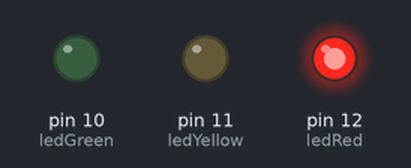
The sketch below on a simulated Arduino Uno, built with avr-gcc and run on an emulated ATmega328P. On the bench: output pins drawn as LEDs (lit = HIGH).

Above: at 5.0 s.
At 15.0 s:
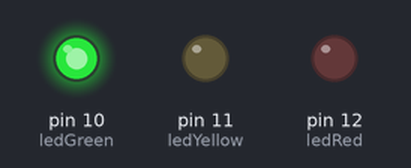
At 21.0 s:
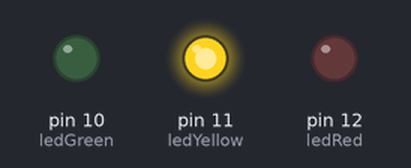
Timing chart, 0 to 28.6 s (numbered marks = the images above):
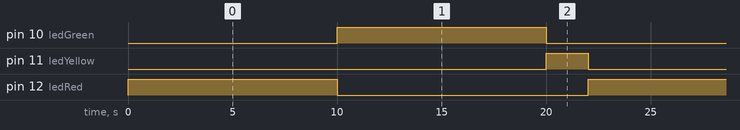

The sketch:

Cod_Semafaro.ino
```cpp
int ledRed = 12;
int ledYellow = 11;
int ledGreen = 10;


void setup()
{
  pinMode(ledRed, OUTPUT);
  pinMode(ledGreen, OUTPUT);
  pinMode(ledYellow, OUTPUT);
}

void loop()
{
  digitalWrite(ledRed, HIGH);
  delay(10000);
  digitalWrite(ledRed, LOW);

  digitalWrite(ledGreen, HIGH);
  delay(10000);
  digitalWrite(ledGreen, LOW);

  digitalWrite(ledYellow, HIGH);
  delay(2000);
  digitalWrite(ledYellow, LOW);
}
```

Measured:
- by itself, pin 10 (ledGreen), pin 12 (ledRed): alternates HIGH for 10.0 s and LOW for 12.0 s
- by itself, pin 11 (ledYellow): alternates HIGH for 2.0 s and LOW for 20.0 s
- by itself, everything shown: repeats every 22.0 s, in 4 steps
